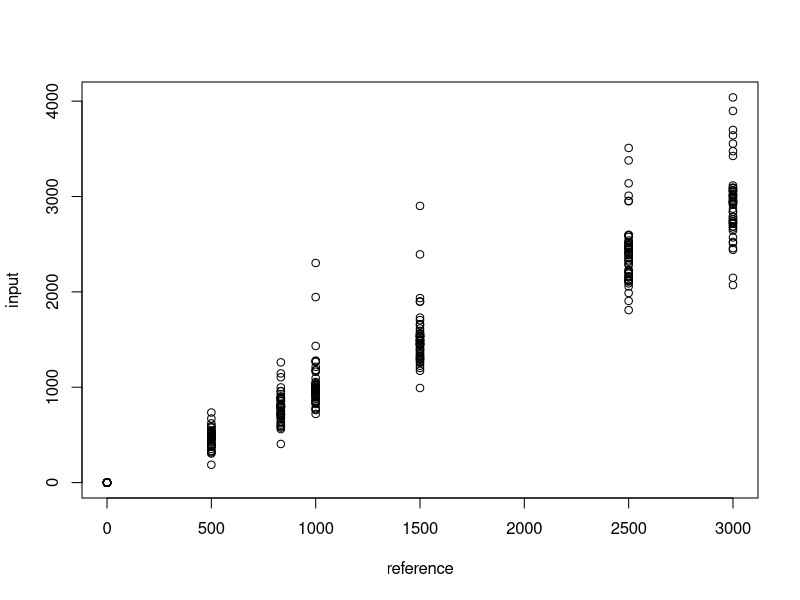
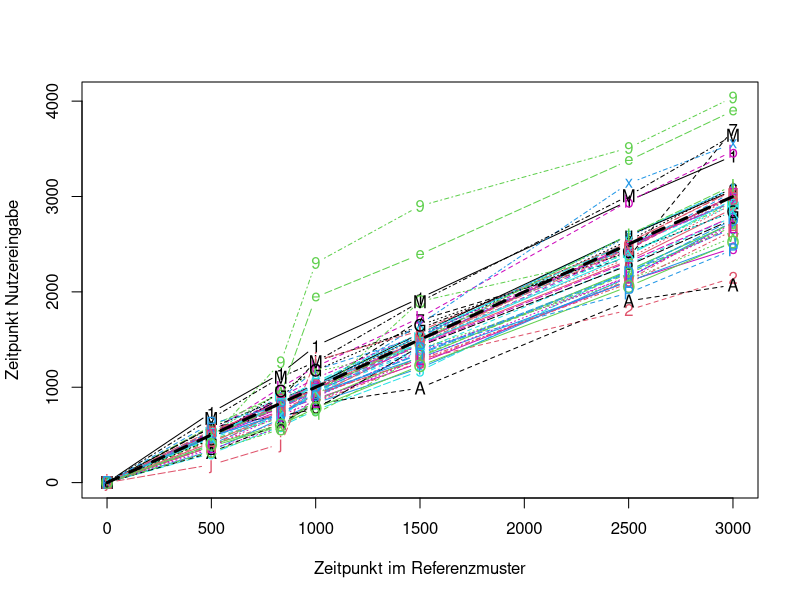
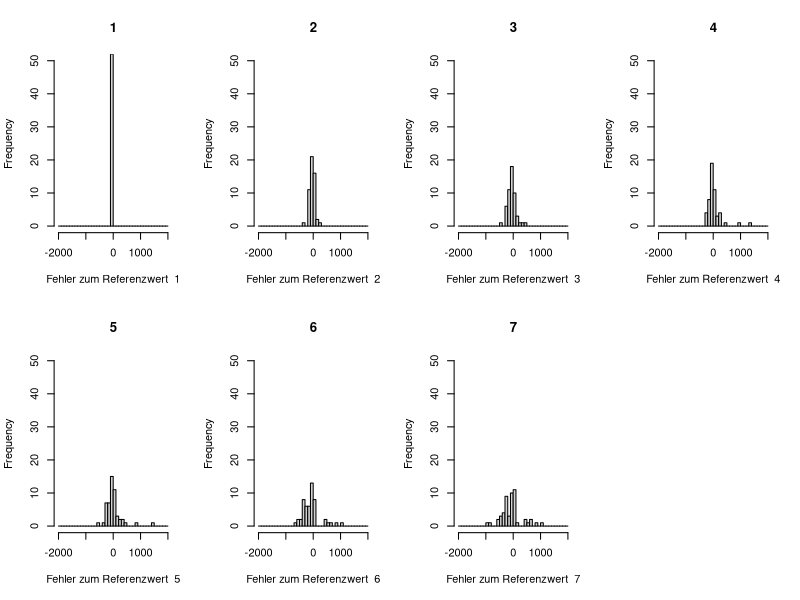
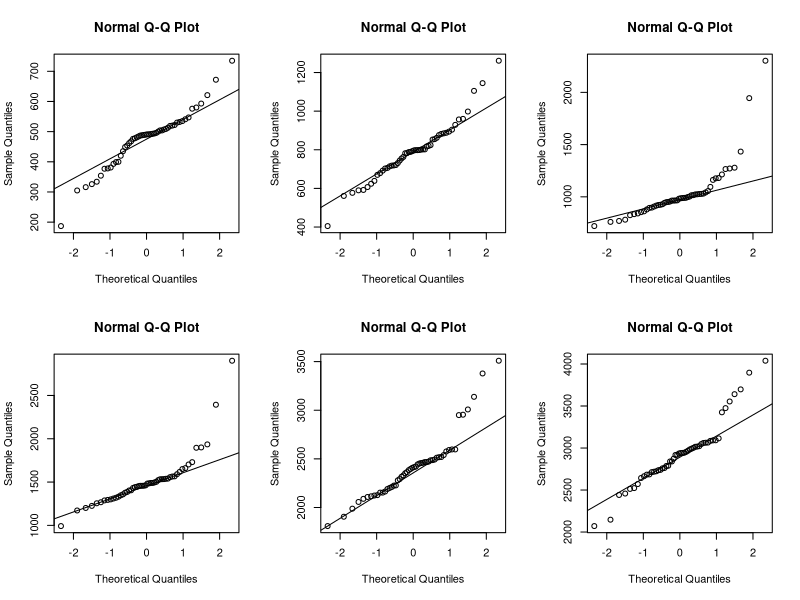
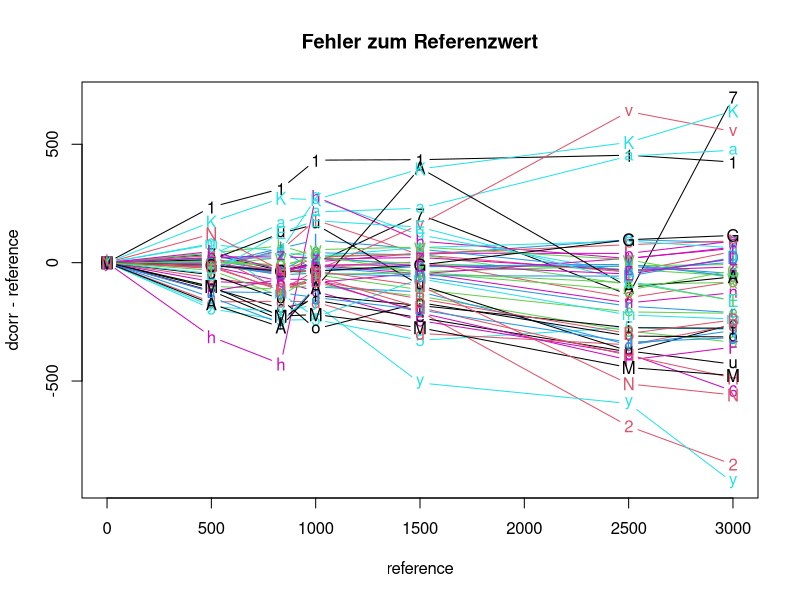
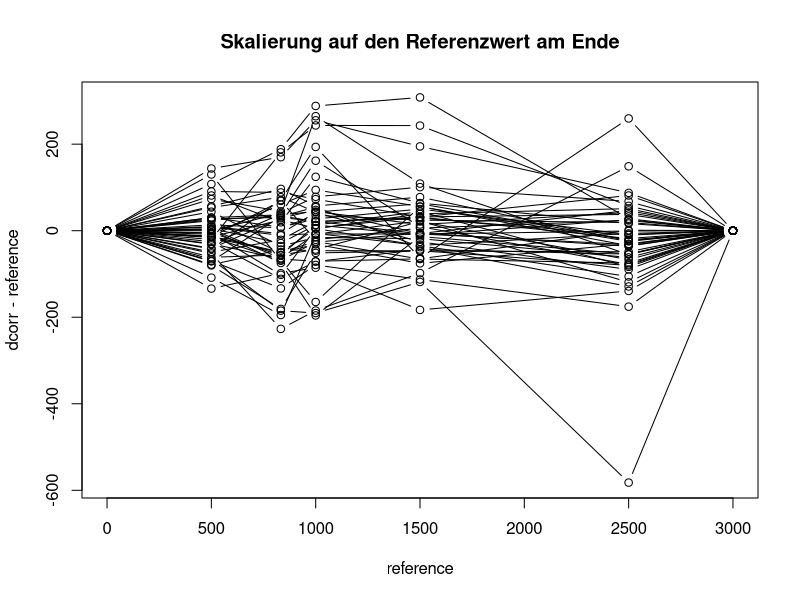
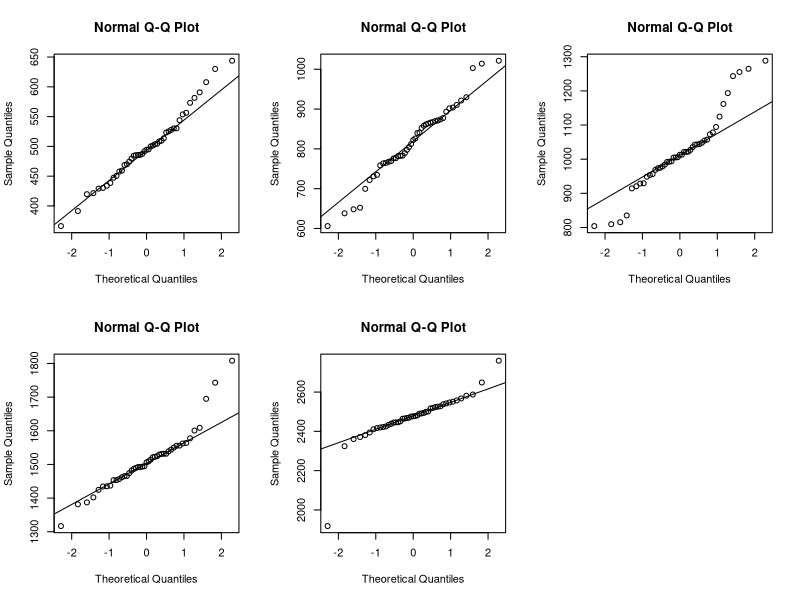
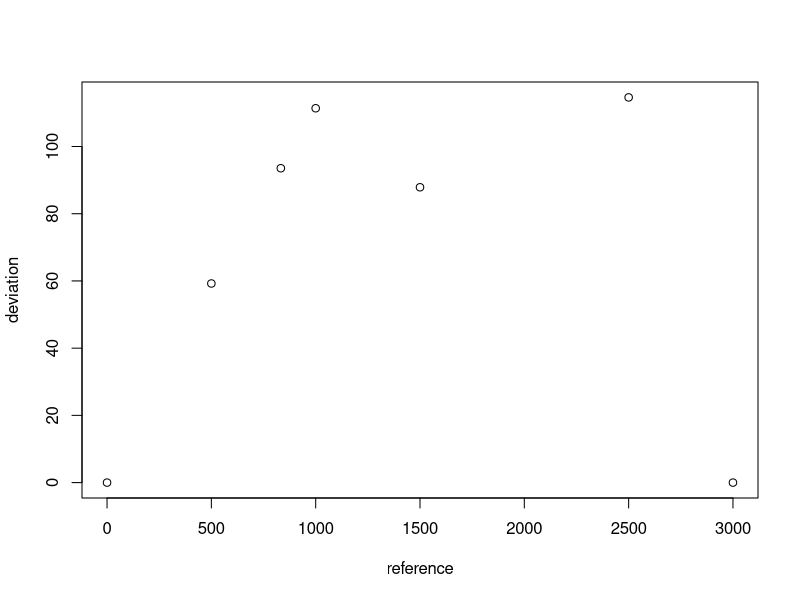

These figures' R source, in order:
getwd()

d = read.csv("last-try-per-person.csv", header=FALSE)

reference =  c(0,500,833,1000,1500,2500,3000)

# Abweichung zu Referenz Plot 1
r = data.frame(
	id = 1:nrow(d),
	reference = rep(reference,each= nrow(d)),
	input = unlist(d)
);
plot(input ~ reference  ,r )

# Abweichung zu Referenz Plot 2
r$error =r$input - r$reference
d = t(d)
matplot(reference,d, type="b",
	xlab="Zeitpunkt im Referenzmuster",
	ylab="Zeitpunkt Nutzereingabe"
)
lines(reference,reference, 
	lwd=3, lty="dashed"
)

# Plot und Test auf Normalverteilung
par(mfrow=c(2,4))
for (i in 1:7) {
hist(d[i,] - reference[i],breaks=seq(-2000,2000,by=100),
	main=i,
	xlab=paste("Fehler zum Referenzwert ",i),
	xlim=c(-2000,2000),
	ylim=c(0,50),
)
}

#Keine Normalverteilung
par(mfrow=c(2,3))
dataset = t(d);
for (col in 2:7) {
qqnorm(dataset[,col])
qqline(dataset[,col])
}

# Verlauf und Abweichung über die Zeit
dcorr = d[,d[4,] <= 1500]
summary(t(dcorr))

par(mfrow=c(1,1))
matplot(reference, dcorr - reference,lty=1 ,type="b",
	main="Fehler zum Referenzwert"
)

#Varianz und Standardabweichung
1/apply(abs(dcorr-reference), 1, sd)
apply(abs(dcorr-reference), 1, var)

# Skalierung auf letzten Wert
for (row in 1:ncol(dcorr)) {
  linecorr = dcorr[,row] / (dcorr[7,row]/3000)
  if(all(linecorr <= reference*1.3 & linecorr >= reference*0.7))
	  dcorr[, row] = linecorr
  else
    dcorr[, row] = NA
}
dcorr = t(na.omit(t(dcorr)))

dcorr
matplot(reference, dcorr - reference, pch=1, col=1,lty=1 ,type="b",
	main="Skalierung auf den Referenzwert am Ende"
)
#Varianz und Standardabweichung nach Skalierung
1/apply(abs(dcorr-reference), 1, sd)
apply(abs(dcorr-reference), 1, var)

#Nach Skalierung sollte es eine Normalverteilung sein
par(mfrow=c(2,3))
dataset = t(dcorr);
for (col in 2:6) {
  qqnorm(dataset[,col])
  qqline(dataset[,col])
}

###### Default Grenzen für KnockLock ableiten 
par(mfrow=c(1,1))
deviation = apply(dcorr - reference,1, sd)
deviation
plot(reference,deviation)

bounds = cbind(+deviation, -deviation)
bounds
boxplot(t(bounds) , xlab="Values", ylab="Bounds")

mean(deviation[2:6])
